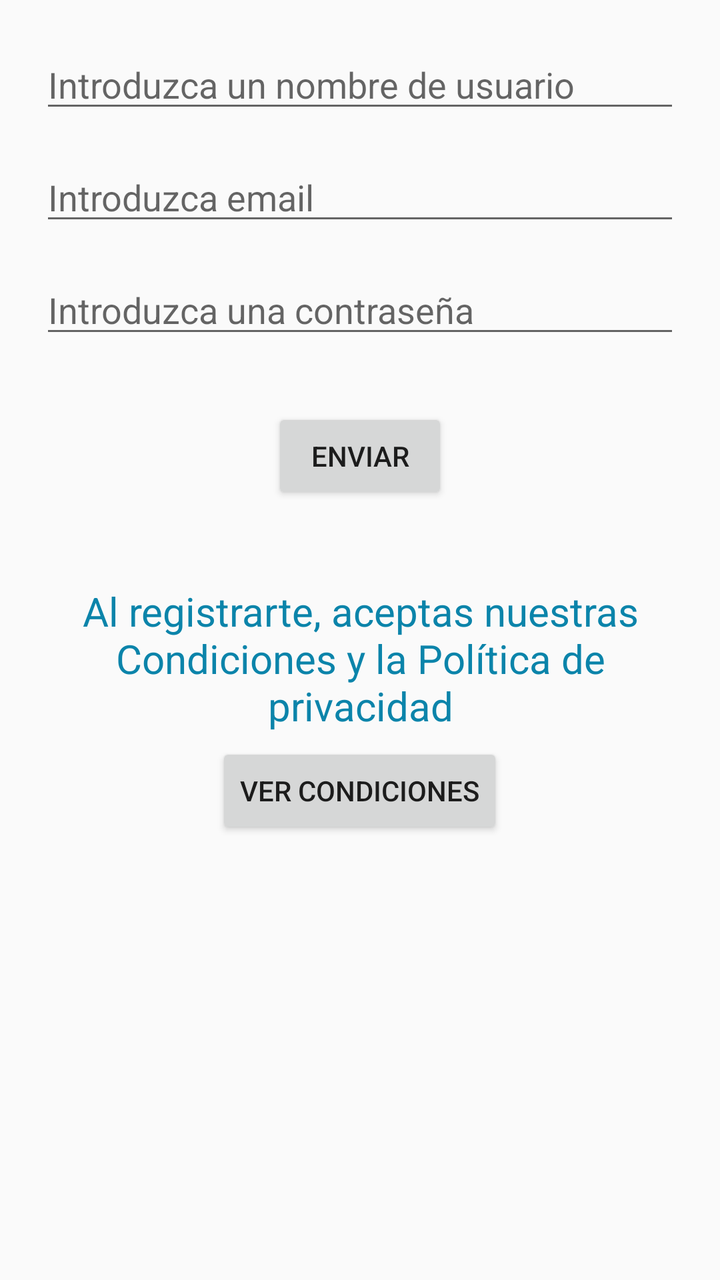
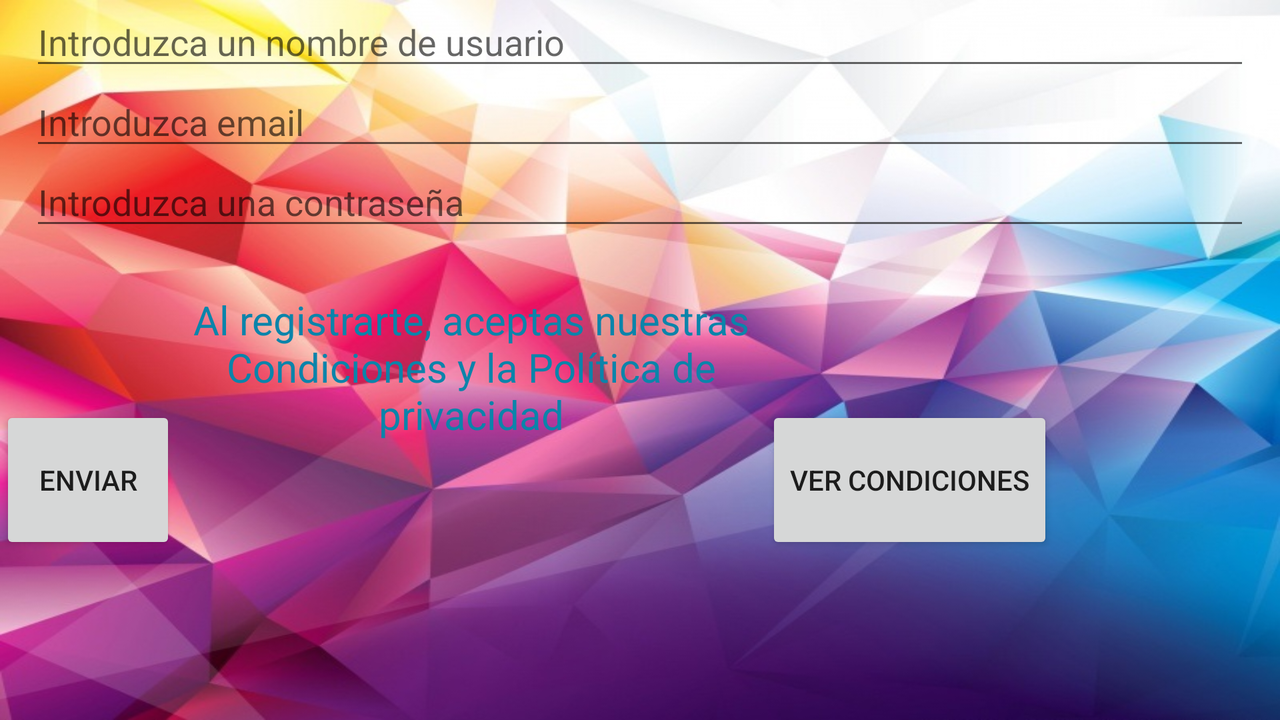

First picture: res/layout/ on a phone held upright. Second picture: the repository's own variant of that layout, on a device whose configuration matches the variant's folder. Source for both follows.
<!-- AndroidManifest.xml: application theme AppTheme -->
<!-- res/layout/activity_registro.xml -->
<?xml version="1.0" encoding="utf-8"?>
<LinearLayout xmlns:android="http://schemas.android.com/apk/res/android"
    android:layout_width="fill_parent"
    android:layout_height="fill_parent"
    android:orientation="vertical"
    android:padding="20dip">

    <EditText
        android:id="@+id/txtUserName"
        android:layout_width="fill_parent"
        android:layout_height="wrap_content"
        android:hint="@string/txtUserRegister"
        android:inputType="text" />

    <EditText
        android:id="@+id/txtEmail"
        android:layout_width="fill_parent"
        android:layout_height="wrap_content"
        android:layout_marginTop="15dip"
        android:hint="@string/txtEmailRegister"
        android:inputType="textEmailAddress" />

    <EditText
        android:id="@+id/txtPass"
        android:layout_width="fill_parent"
        android:layout_height="wrap_content"
        android:layout_marginBottom="30dip"
        android:layout_marginTop="15dip"
        android:hint="@string/txtPassRegister"
        android:inputType="textPassword" />


    <Button
        android:id="@+id/btnRegister"
        android:layout_width="wrap_content"
        android:layout_height="wrap_content"
        android:layout_gravity="center_horizontal"
        android:onClick="registrarDatos"
        android:paddingLeft="15dip"
        android:paddingRight="15dip"
        android:text="@string/btnConfirmarFormulario" />

    <TextView
        android:id="@+id/link"
        android:layout_width="fill_parent"
        android:layout_height="wrap_content"
        android:layout_marginTop="40dip"
        android:layout_marginBottom="5dip"
        android:gravity="center"
        android:text="@string/link"
        android:textColor="#0b84aa"
        android:textSize="20dip" />

    <Button
        android:id="@+id/btnCondiciones"
        android:layout_width="wrap_content"
        android:layout_height="wrap_content"
        android:layout_gravity="center"
        android:text="@string/btnCondiciones" />


</LinearLayout>
<!-- resources referenced by this layout -->
<resources>
  <string name="btnCondiciones">Ver condiciones</string>
  <string name="btnConfirmarFormulario">Enviar</string>
  <string name="link">Al registrarte, aceptas nuestras Condiciones y la Política de privacidad</string>
  
  
      .
  <string name="txtEmailRegister">Introduzca email</string>
  <string name="txtPassRegister">Introduzca una contraseña</string>
  <string name="txtUserRegister">Introduzca un nombre de usuario</string>
  <style name="AppTheme" parent="Theme.AppCompat.Light.DarkActionBar">
          
          <item name="colorPrimary">@color/colorPrimary</item>
          <item name="colorPrimaryDark">@color/colorPrimaryDark</item>
          <item name="colorAccent">@color/colorAccent</item>
          <item name="actionBarTabBarStyle" />
      </style>
  <color name="colorPrimary">#3F51B5</color>
  <color name="colorPrimaryDark">#303F9F</color>
  <color name="colorAccent">#FF4081</color>
</resources>
<!-- res/layout-land/activity_registro.xml (the repository's variant of the layout above) -->
<!-- drawn on the phone turned sideways -->
<android.support.constraint.ConstraintLayout xmlns:android="http://schemas.android.com/apk/res/android"
    xmlns:app="http://schemas.android.com/apk/res-auto"
    xmlns:tools="http://schemas.android.com/tools"
    android:layout_width="match_parent"
    android:layout_height="match_parent"
    tools:context="com.grupo5.practica_android_1_evaluacion_grupo_5.Registro"
    android:background="@drawable/background">

    <LinearLayout
        android:layout_width="match_parent"
        android:layout_height="match_parent"
        android:orientation="vertical">

        <LinearLayout
            android:layout_width="match_parent"
            android:layout_height="wrap_content"
            android:orientation="vertical">

            <EditText
                android:id="@+id/txtUserName"
                android:layout_width="match_parent"
                android:layout_height="40dp"
                android:layout_marginLeft="15dp"
                android:layout_marginRight="15dp"
                android:hint="@string/txtUserRegister"
                android:inputType="text" />

            <EditText
                android:id="@+id/txtEmail"
                android:layout_width="fill_parent"
                android:layout_height="40dp"
                android:layout_marginLeft="15dp"
                android:layout_marginRight="15dp"
                android:hint="@string/txtEmailRegister"
                android:inputType="textEmailAddress" />

            <EditText
                android:id="@+id/txtPass"
                android:layout_width="fill_parent"
                android:layout_height="40dp"
                android:layout_marginLeft="15dp"
                android:layout_marginRight="15dp"
                android:hint="@string/txtPassRegister"
                android:inputType="textPassword" />


        </LinearLayout>

        <LinearLayout
            android:layout_width="match_parent"
            android:layout_height="match_parent"
            android:orientation="horizontal"
            tools:layout_editor_absoluteX="0dp"
            tools:layout_editor_absoluteY="142dp">

            <Button
                android:id="@+id/btnRegister"
                android:layout_width="wrap_content"
                android:layout_height="74dp"
                android:layout_gravity="center"
                android:text="@string/btnConfirmarFormulario" />

            <TextView
                android:id="@+id/link"
                android:layout_width="295dp"
                android:layout_height="127dp"
                android:gravity="center"
                android:text="@string/link"
                android:textColor="#0b84aa"
                android:textSize="20dip" />

            <Button
                android:id="@+id/btnCondiciones"
                android:layout_width="wrap_content"
                android:layout_height="74dp"
                android:layout_gravity="center"
                android:text="@string/btnCondiciones" />

        </LinearLayout>

    </LinearLayout>

</android.support.constraint.ConstraintLayout>
<!-- resources referenced by the variant -->
<!-- as the phone turned sideways resolves them -->
<resources>
  <!-- drawable background: png bitmap (drawable, 86770 bytes) -->
  <string name="btnCondiciones">Ver condiciones</string>
  <string name="btnConfirmarFormulario">Enviar</string>
  <string name="link">Al registrarte, aceptas nuestras Condiciones y la Política de privacidad</string>
  
  
      .
  <string name="txtEmailRegister">Introduzca email</string>
  <string name="txtPassRegister">Introduzca una contraseña</string>
  <string name="txtUserRegister">Introduzca un nombre de usuario</string>
  <style name="AppTheme" parent="Theme.AppCompat.Light.DarkActionBar">
          
          <item name="colorPrimary">@color/colorPrimary</item>
          <item name="colorPrimaryDark">@color/colorPrimaryDark</item>
          <item name="colorAccent">@color/colorAccent</item>
          <item name="actionBarTabBarStyle" />
      </style>
  <color name="colorPrimary">#3F51B5</color>
  <color name="colorPrimaryDark">#303F9F</color>
  <color name="colorAccent">#FF4081</color>
</resources>
